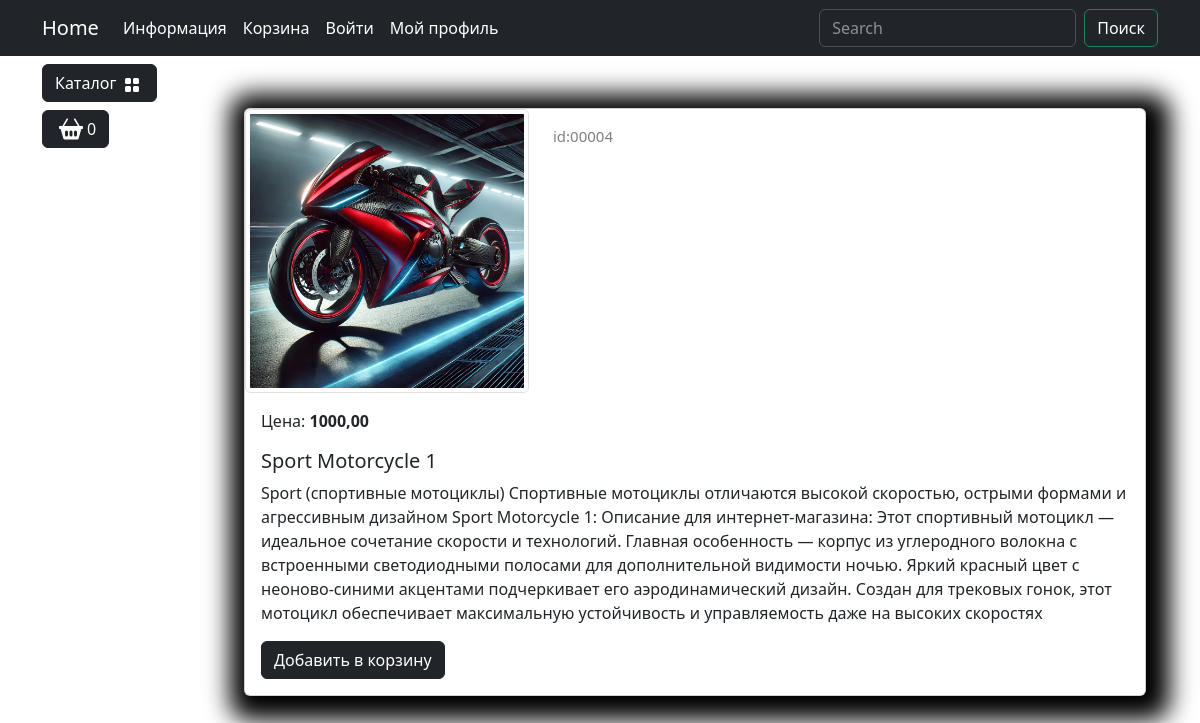
The app's page /catalog/product/4/ with its own data.
### goods/models.py (models this page shows, shortened)
class Products(models.Model):
    name = models.CharField(max_length=150, unique=True,verbose_name='Название')
    slug = models.SlugField(max_length=200,unique=True,blank=True,null=True,verbose_name='URL')
    description = models.TextField(blank=True,null=True,verbose_name='Описание')
    image = models.ImageField(upload_to='goods_images',blank=True,null=True, verbose_name='Изображение')
    price = models.DecimalField(default=0.00,max_digits=7,decimal_places=2,verbose_name='цена')
    discount = models.DecimalField(default=0.00,max_digits=4,decimal_places=2,verbose_name='Скидка')
    quantity = models.PositiveIntegerField(default=0,verbose_name='Количество')
    category = models.ForeignKey(to=Categories,on_delete=models.CASCADE, verbose_name='Категория')
    class Meta:
        db_table = 'product'
        verbose_name = 'Продукт'
        verbose_name_plural = 'Продукты'
    def display_id(self):
        return f"{self.id:05}"
    def sell_price(self):
        if self.discount:
            return round(self.price - self.price * self.discount/100, 2)
        return self.price

### goods/views.py (the view)
# urls.py: path('product/<int:product_id>/',views.product, name='product'),
def product(request,product_id):
    product = Products.objects.get(id = product_id)
    context={
        'product':product
    }
    return render(request, 'goods/product.html',context=context)

### goods/templatetags/catalog_tags.py (called while the page is built)
@register.simple_tag()
def tag_categories():
    return Categories.objects.all()

### goods/templates/goods/product.html (shortened to what this page needs)
{% extends "main/base.html" %}
{% load static %}
{% block content %}
<div class="container mt-5">
    <div class="card mb-4 custom-shadow">
        <div class="row">
            <div class="col-md-4">
                <img src="{{ product.image.url }}"
                    class="img-thumbnail" data-bs-toggle="modal" data-bs-target="#imageModal1">
            </div>
            <div class="col-md-4 ">
                <p class="product_id mt-3">id:{{ product.display_id }}</p>
            </div>
        </div>
        <div class="card-body">
            <p class="card-text">Цена: <strong>{{ product.sell_price }}</strong></p>
            <h5 class="card-title">{{ product.name }} </h5>
            <p class="card-text">{{ product.description }}</p>
            <a href="#" class="btn btn-dark add-to-cart">Добавить в корзину</a>
        </div>
    </div>
</div>
{% endblock content %}

### static/deps/css/my_css.css (style rules this page uses)
body { background-image: url("../images/bg-image.jpg"); background-repeat: no-repeat; background-attachment: fixed; background-position: center center; background-size: cover; height: 100%; }
.custom-shadow { box-shadow: 5px 5px 25px 19px #000000; }
.product_id { color: gray; font-size: 15px; }

### records on screen
Products: image (picture), display_id "00004", sell_price "1000,00", name "Sport Motorcycle 1", description "Sport (спортивные мотоциклы) Спортивные мотоциклы отличаются высокой скоростью, острыми формами и агрессивным дизайном Sport Motorcycle 1: Описание для интернет-магазина: Этот спортивный мотоцикл — идеальное сочетание скорости и технологий. Главная особенность — корпус из углеродного волокна с встроенными светодиодными полосами для дополнительной видимости ночью. Яркий красный цвет с неоново-синими акцентами подчеркивает его аэродинамический дизайн. Создан для трековых гонок, этот мотоцикл обеспечивает максимальную устойчивость и управляемость даже на высоких скоростях"
